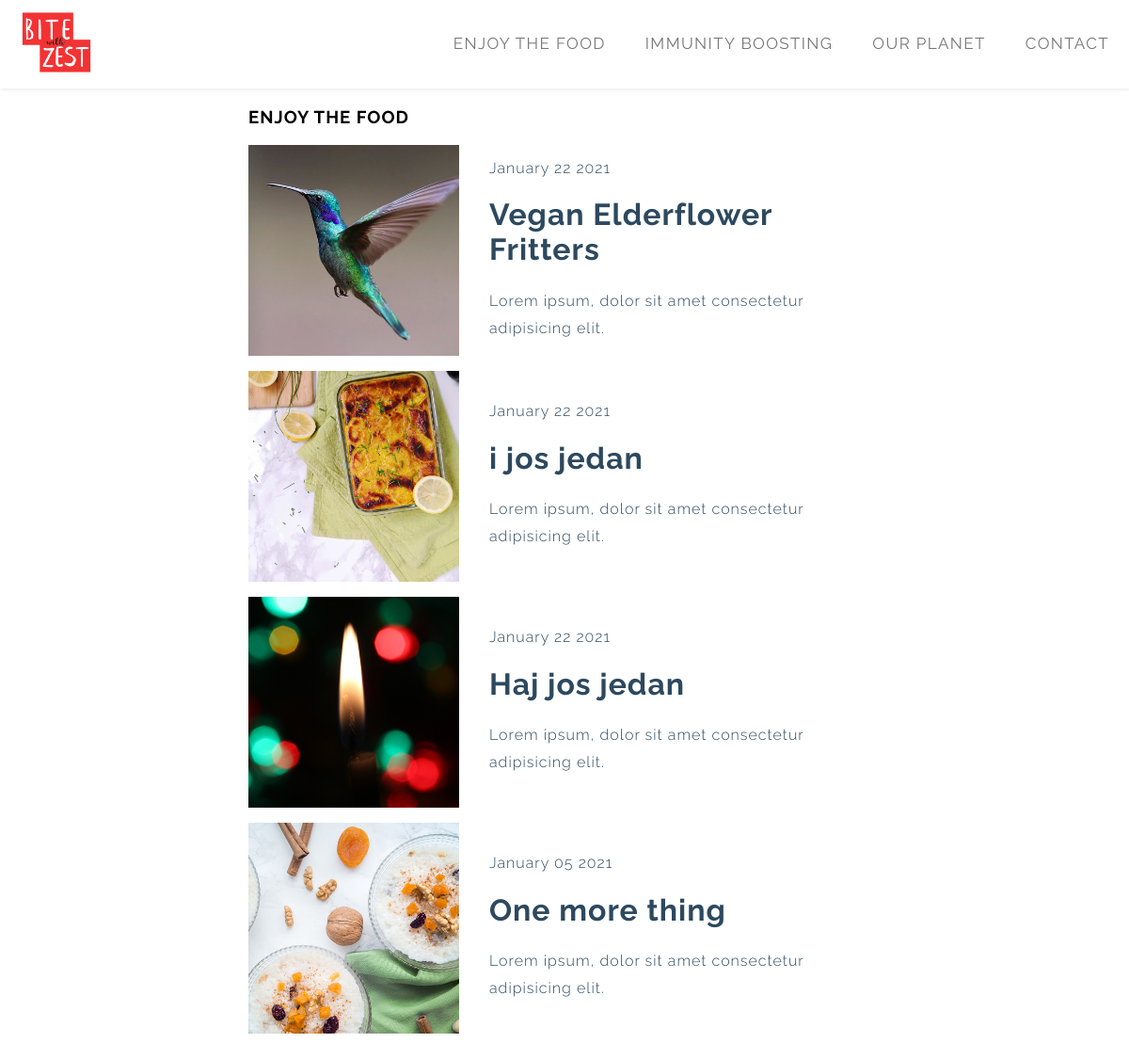
Screenshot of /filter/enjoy-the-food/ with the database file from the repository.
### blog/models.py (models this page shows, shortened)
class Category(models.Model):
    description = models.CharField(max_length=200, unique=True)
    status = models.IntegerField(choices=STATUS, default=0)
    slug = models.SlugField(max_length=200,unique=True, default='')
    class Meta:
        verbose_name_plural = 'Categories'

class Post(models.Model):
    titleplus = models.CharField(max_length=200, default='')
    slug = models.SlugField(max_length=200, unique=True)
    author = models.ForeignKey(User, on_delete= models.CASCADE,related_name='blog_posts')
    updated_on = models.DateTimeField(auto_now= True)
    created_on = models.DateTimeField(auto_now_add=True)
    custom_date = models.DateTimeField(null= True,blank=True)
    category = models.CharField(max_length=200, choices=category_list, default='')
    subcategory = models.CharField(max_length=200, choices=subcategory_list, default='uncategorized')
    status = models.IntegerField(choices=STATUS, default=0)
    cardtype = models.IntegerField(choices=CARDTYPE, default=0)
    thumbnail = models.FileField(upload_to=path_and_rename,blank=True)
    thumbnail_desc = models.CharField(max_length=200,default='',blank=True)
    intro_pic= models.FileField(upload_to=path_and_rename_intro,blank=True)
    intro_pic_desc = models.CharField(max_length=200,default='',blank=True)
    intro = RichTextField()
    title = models.CharField(max_length=200, unique=True)
    maintext = RichTextField(default='')
    intro1 = RichTextField(default='',blank=True)
    legend = RichTextField(default='',blank=True)
    add_pic = models.FileField(upload_to=path_and_rename_add,blank=True)
    add_pic_desc = models.CharField(max_length=200,default='',blank=True)
    ingredients = RichTextField(blank=True)
    preparationtext = RichTextField(default='',blank=True)
    main_pic = models.FileField(upload_to=path_and_rename_main,blank=True)
    main_pic_desc = models.CharField(max_length=200,default='',blank=True)
    tip = RichTextField(default='',blank=True)
    relates_to = models.ForeignKey('self', on_delete=models.CASCADE, default=1)
    relates_to_desc = models.CharField(max_length=300,default='',blank=True)
    outro = RichTextField(default='',blank=True)
    class Meta:
        ordering = ['-created_on']
        verbose_name_plural = 'Posts'

### blog/views.py (the view)
# urls.py: path('filter/<slug:slug>/', views.CategoryList.as_view(), name='category_view'),
class CategoryList(generic.DetailView):
    model = Category
    template_name = 'post_cat_list.html'
    def get_context_data(self, **kwargs):
        context = super(CategoryList, self).get_context_data(**kwargs)
        shared_context(context)
        return context

### blog/views.py (called while the page is built)
def shared_context(context):
    cat_queryset = Category.objects.all()
    context['cat_list'] = cat_queryset.filter(status=1).order_by('-id')
    context['cat_list_asc'] = cat_queryset.filter(status=1).order_by('id')
    subcat_queryset = SubCategory.objects.all()
    context['subcat_list'] = subcat_queryset.filter(status=1).order_by('-id')
    context['subcat_list_asc'] = subcat_queryset.filter(status=1).order_by('id')
    post_queryset = Post.objects.all()
    context['post_cat_list'] = post_queryset.filter(status=1).order_by('-id')
    context['post_subcat_list'] = post_queryset.filter(status=1).order_by('id')
    context['related_posts'] = post_queryset

### blog/templates/post_cat_list.html (shortened to what this page needs)
{% extends "base.html" %}
{% load static %}
{% block post_showcase %}
<div class="gallery-cat" id="galleryCat">
  <header class="post-cat-header">
    {% if request.resolver_match.url_name  == 'category_view' %}
    <h3 class="post-cat-title">{{object.description|upper}} </h3>
    {% else %}
    <h3 class="post-cat-title">{{object.name|upper}} </h3>
    {% endif %}
  </header>
  {% if request.resolver_match.url_name  == 'category_view' %}
    {% for post in post_cat_list %}
      {% if object.description == post.category %}
      <a href="{% url 'post_detail' post.slug  %}">
        <div class="post-cat-card">
          <div class="post-cat-card__img">
            <img src="../../media/post{{post.id}}/thumbs/post_thumb{{post.id}}.jpg" alt="">
          </div>
          <div class="post-cat-card__info">
            <div class="post-cat-card__date">
              <span>{{ post.created_on | date:"F d Y"}}</span>
            </div>
            <h1 class="post-cat-card__title">{{ post.title }}</h1>
            <p class="post-cat-card__text">Lorem ipsum, dolor sit amet consectetur adipisicing elit. </p>
          </div>
        </div>
      </a>
      {% endif %}
    {% endfor %}
  {% endif %}
</div>
{% endblock  %}

### blog/templates/base.html (shortened to what this page needs)
{% load static %}
<!DOCTYPE html>
<html lang="en">
<head>
  <link rel="stylesheet" href="{% static 'css/style.css' %}" />
  <link rel="stylesheet" href="{% static 'css/responsive.css' %}" />
</head>
<body>
  <div class="wrapper">
    <div class="topnav" id="myTopnav">
      <div class="desc">
        {% for category in cat_list %}
        <div class="dropdown">
          <button class="dropbtn"><a href="{% url 'category_view' category.slug  %}" class="">{{category.description}}</a></button>
        </div>
        {% endfor %}
      </div>
      <div class="logo">
        <a href="/"><img src="{% static 'img/BWZ_logo_red_2.png' %}" alt="logo"></a>
      </div>
    </div>
    <div class="content">
      {% block post_showcase %}{% endblock post_showcase %}
    </div>
  </div>
</body>
</html>

### static/css/style.css (style rules this page uses)
:root { --yellow: #ffc600; --black: rgb(45, 73, 95); --grey: #777777; --red: #f33233; }
*, *:before, *:after { box-sizing: border-box; }
body { font-family: Raleway, sans-serif; letter-spacing: 1px; margin: 0; font-weight: 300; }
button { font-family: Raleway, sans-serif; }
h1,h2,h3,h4,h5,h6 { margin: 0,0,5px,0; }
p { margin: 0; line-height: 29px; }
.content { display: grid; }

### static/css/responsive.css (style rules this page uses)
img { max-width: 100%; }
.wrapper { display: grid; grid-template-rows: auto 1fr auto ; }
.topnav { overflow: hidden; background-color: #fff; box-shadow: 1px 1px 4px 0 rgba(0,0,0,.1); margin: auto 0 ; }
.topnav a { float: right; display: block; color: var(--grey); text-decoration: none; font-size: 17px; text-transform: uppercase; text-align: center; letter-spacing: 0.08em; }
.topnav .logo { display: block; float: left; padding: 10px 20px; text-decoration: none; }
.logo a img { max-width: 80px; }
.dropdown { float: right; overflow: hidden; }
.dropdown .dropbtn { font-size: 17px; border: none; color: var(--grey); background-color: inherit; line-height: 50px; text-transform: uppercase; letter-spacing: 0.08em; text-align: center; }
@media (min-width: 960px) { .dropdown .dropbtn { font-size: 17px; border: none; color: var(--grey); padding: 21px; background-color: inherit; line-height: 50px; text-transform: uppercase; letter-spacing: 0.08em; text-align: center; } }
@media (min-width: 960px) { .gallery-cat { display: block; margin: auto; width: 56%; height: 100vmax; } }
@media (min-width: 960px) { .post-cat-card { max-width: 80rem; max-height: 14rem; margin-bottom: 1rem; display: flex; align-items: center; } }
@media (min-width: 960px) { .post-cat-card__img { min-width: 14rem; max-width: 14rem; height: 14rem; position: relative; } }
@media (min-width: 960px) { .post-cat-card__img img { width: 100%; height: 100%; object-fit: cover; } }
@media (min-width: 960px) { .post-cat-card__info { padding-left: 2rem; } }
@media (min-width: 960px) { a { text-decoration: none; color: var(--black); } }

### rows the page displays
Category: description "CONTACT"
Category: description "OUR PLANET"
Category: description "IMMUNITY BOOSTING"
Category: description "ENJOY THE FOOD"
Post: shows a picture, created_on "January 22 2021", title "Vegan Elderflower Fritters"
Post: shows a picture, created_on "January 22 2021", title "i jos jedan"
Post: shows a picture, created_on "January 22 2021", title "Haj jos jedan"
Post: shows a picture, created_on "January 05 2021", title "One more thing"
